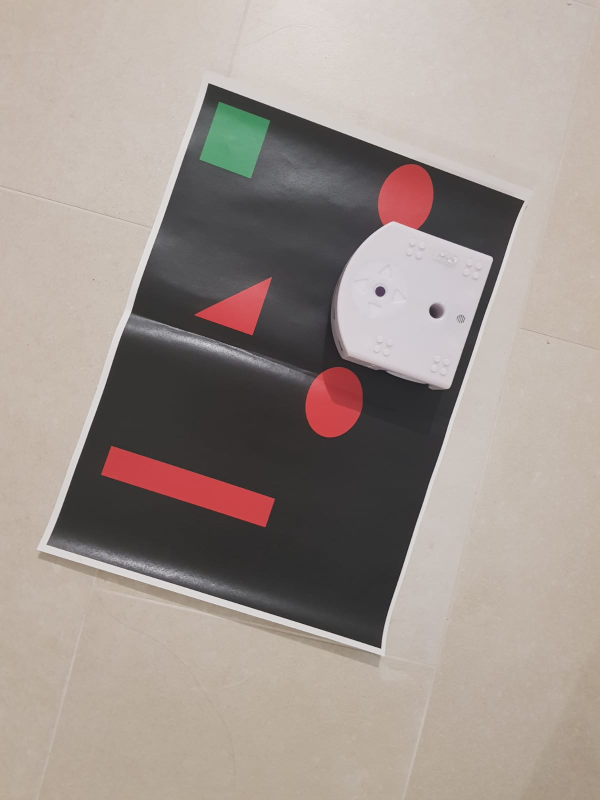
#> input picture Robotics-Vision/r2.jpg, 1200 x 1600 px (shown at 1/2 size)
$ python -i plot.py   (imports and definitions only)
#> lines starting #> are read from the running program, lines starting #| are printed output that depends on the picture; after the words box and inside, x2 and y2 are one past the last pixel; in counts of white or black regions, pixels touching at a corner belong together
#> further down, picture is the input picture: shape (1600, 1200, 3); mean B, G, R 142.2, 148.8, 159.9
### Robotics-Vision/vision.py
import cv2
import numpy as np
from skimage import feature, measure
from scipy.spatial import distance
import os
from heapq import heappush, heappop

WHITE = [255,255,255]
RED = [0,0,255]
GREEN = [0,255,0]
BLUE = [255,0,0]
BLACK = [0,0,0]

START = 1
ROBOT = 1
GOAL = -2
OBSTACLE = -1
BACKGROUND = 0

##################################################################################################

# [176 lines left out: functions get_object, get_color, setup_camera, get_image_from_camera, correct_camera_distortion, get_image_live and 3 more, not called in this run]

def largest_cc(mask: np.ndarray) -> np.ndarray:
    """
    Input: a binary mask
    Output: boolean mask of the largest connected component
    """
    if mask.dtype != np.uint8:
        mask = mask.astype(np.uint8)

    _, labels = cv2.connectedComponents(mask)
    counts = np.bincount(labels.ravel())
    counts[0] = 0  # disregard background
    largest_label = counts.argmax()
    lcc_mask = (labels == largest_label)
    return lcc_mask

# [87 lines left out: functions find_corners, order_points, compute_destination_size, correct_perspective, threshold_color, threshold_colors, not called in this run]

def filter_small_red(red_mask: np.ndarray, min_size: int) -> np.ndarray:
        if min_size == 1:
            return red_mask
        out_mask = np.zeros_like(red_mask)
        labels = measure.label(red_mask)
        for label in np.unique(labels):
            if label == 0:
                continue
            component = labels == label
            if np.sum(component) >= min_size:
                out_mask[component] = 1
        return out_mask

# [167 lines left out: functions fill_holes, filter_color_noise, threshold_image2, threshold_image, get_dominant_object, discretize_image and 2 more, not called in this run]

def get_grid(image: np.ndarray, grid_size=100, verbose=True, full_output=False)->np.ndarray:
    grid = discretize_image(image, grid_size, verbose, full_output)
    return grid


##################################################################################################

# [116 lines left out: functions get_centroids, find_nose_corners, get_midpoint, get_slope_intercept, get_nose, get_orientation, not called in this run]

##################################################################################################

def heuristic(a, b):
    #Euclidian Distance
    return np.linalg.norm(np.array(a) - np.array(b), 2)

# [63 lines left out: function a_star_search, not called in this run]

##################################################################################################
"""
def init(cam, sigma = 5, epsilon = 0.01, T_WL=190, T_RH=140, T_RL=120, T_GH=140, T_GL=120, min_size=5000, grid_size=200,
         threshold=25, minLineLength=20, maxLineGap=50):

    image = get_image_from_camera(cam) # camera calibration inside

    image = correct_perspective(image, sigma=sigma, epsilon=epsilon)

    image = threshold_image(image, T_WL, T_RH, T_RL, T_GH, T_GL, min_size)

    grid = get_grid(image, grid_size, verbose=True, full_output=False)

    grid_image = grid_to_image(grid)

    nose = get_nose(grid_image, sigma=sigma, threshold=threshold, minLineLength=minLineLength, maxLineGap=maxLineGap)

    c_obstacles = get_centroids(grid, "obstacle")
    c_robot = get_centroids(grid, "start")
    c_goal = get_centroids(grid, "goal")

    c_robot = c_robot.flatten()
    c_goal = c_goal.flatten()
    angle_rad, angle_deg = get_orientation(nose, c_robot)

    a_search_output = a_star_search(grid, c_robot, c_goal)

    return grid, c_robot, c_goal, c_obstacles, angle_rad, angle_deg, a_search_output
"""
# [25 lines left out: function update_vision, not called in this run]

### Robotics-Vision/plot.py
import numpy as np
import cv2
import matplotlib.pyplot as plt
from ipywidgets import interact, FloatSlider, IntSlider
from skimage import feature
from vision import largest_cc, find_corners, filter_small_red, find_nose_corners, get_midpoint, get_slope_intercept, get_centroids, get_orientation

from vision import BLACK, WHITE, RED, GREEN, BLUE, START, ROBOT, GOAL, OBSTACLE, BACKGROUND

# [121 lines left out: functions show_cv2_image, show_cv2_images, show_perspective, show_perspective_old, not called in this run]

def show_thresholds(image: np.ndarray, T_WL_init=190, T_RH_init=140, T_RL_init=120, T_GH_init=140, T_GL_init=120, min_size_init=1000):
#> called with T_WL_init = 190, T_RH_init = 140, T_RL_init = 120, T_GH_init = 140, T_GL_init = 120, min_size_init = 1000
    height, width, _ = image.shape
#> height = 1600; width = 1200
#> the sliders are set to T_WL = 190, T_RH = 140, T_RL = 120, T_GH = 140, T_GL = 120, min_size = 1000, x_coord = 600

    def update(T_WL, T_RH, T_RL, T_GH, T_GL, min_size, x_coord):
#> called with T_WL = 190, T_RH = 140, T_RL = 120, T_GH = 140, T_GL = 120, min_size = 1000, x_coord = 600
        red_mask = cv2.inRange(image, (0, 0, T_RL), (T_RH, T_RH, 255))
        red_threshold = np.zeros_like(image)
        red_threshold[red_mask > 0] = RED

        green_mask = cv2.inRange(image, (0, T_GL, 0), (T_GH, 255, T_GH))
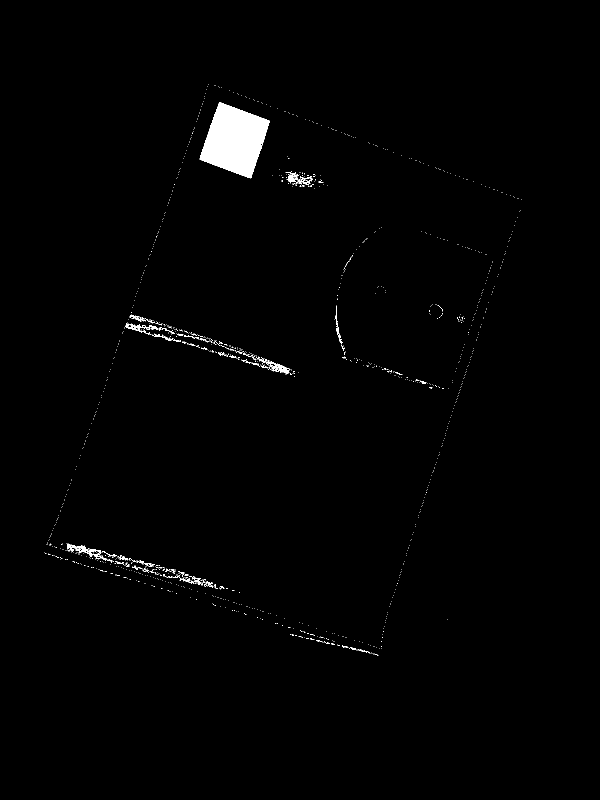
#> green_mask: shape (1600, 1200) (shown at 1/2 size); 1% white; 1225 white regions (1177 under 20 px), largest, box (x1, y1, x2, y2) and area: (399, 204, 539, 357) 13351, (134, 1087, 225, 1125) 588, (531, 720, 580, 749) 413
        green_threshold = np.zeros_like(image)
        green_threshold[green_mask > 0] = GREEN

        white_mask = cv2.inRange(image, (T_WL, T_WL, T_WL), (255, 255, 255))
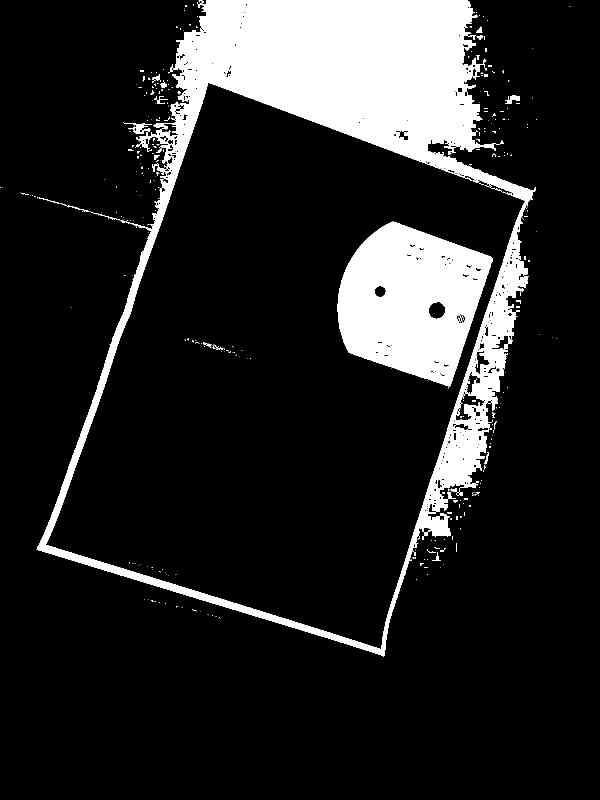
#> white_mask: shape (1600, 1200) (shown at 1/2 size); 14.7% white; 382 white regions (336 under 20 px), largest, box (x1, y1, x2, y2) and area: (73, 0, 1072, 1313) 210685, (675, 443, 985, 777) 68211, (1010, 191, 1040, 208) 280
        white_threshold = np.zeros_like(image)
        white_threshold[white_mask > 0] = WHITE

        combined_thresholds = np.zeros_like(image)
        combined_thresholds[red_mask > 0] = RED
        combined_thresholds[green_mask > 0] = GREEN
        combined_thresholds[white_mask > 0] = WHITE

        lcc_white_mask = largest_cc(white_mask)
#> in largest_cc, `_, labels = cv2.connectedComponents(mask)`:
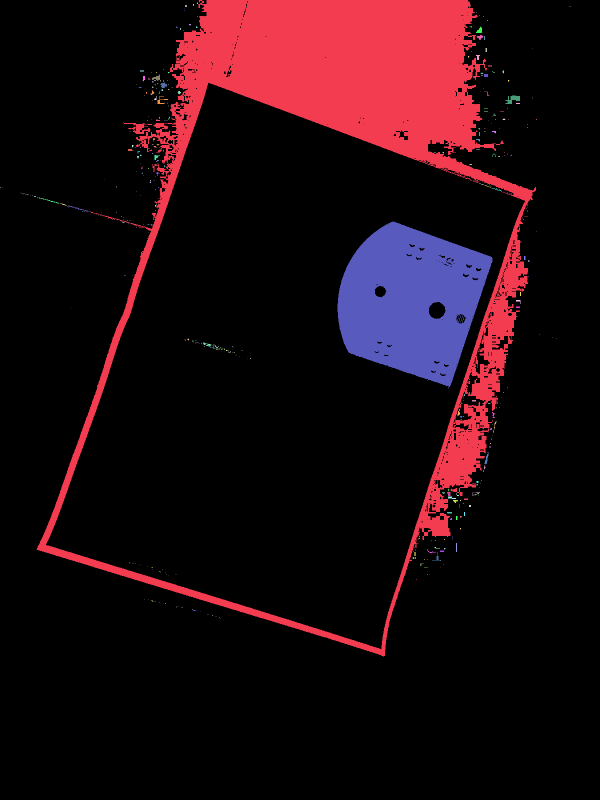
#> labels: shape (1600, 1200) int32 (shown at 1/2 size); 383 distinct labels, from 0 to 382; one colour per label, 0 black
#> in largest_cc, `counts = np.bincount(labels.ravel())`: counts = 383 values, max 1637373 at index 0, min 1 at index 6, mean 5013.1
#> in largest_cc, `largest_label = counts.argmax()`: largest_label = 1
#> in largest_cc, `lcc_mask = (labels == largest_label)`:
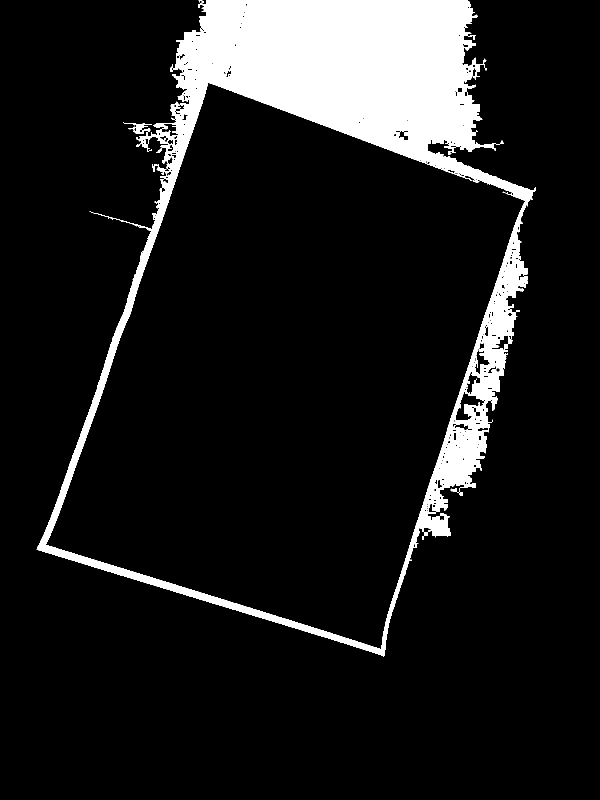
#> lcc_mask: shape (1600, 1200) bool (shown at 1/2 size); 11% white; 1 white region, box (x1, y1, x2, y2) and area: (73, 0, 1072, 1313) 210685
        lcc_green_mask = largest_cc(green_mask)
#> in largest_cc (call 2), `_, labels = cv2.connectedComponents(mask)`: labels: shape (1600, 1200) int32; 1226 distinct labels, from 0 to 1225
#> in largest_cc (call 2), `counts = np.bincount(labels.ravel())`: counts = 1226 values, max 1900520 at index 0, min 1 at index 1, mean 1566.1
#> in largest_cc (call 2), `largest_label = counts.argmax()`: largest_label = 25
#> in largest_cc (call 2), `lcc_mask = (labels == largest_label)`:
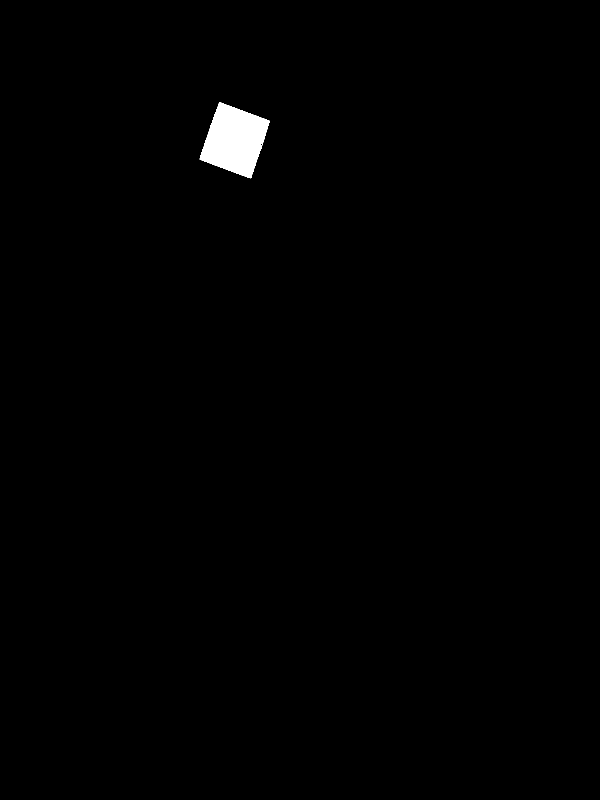
#> lcc_mask: shape (1600, 1200) bool (shown at 1/2 size); 0.7% white; 1 white region, box (x1, y1, x2, y2) and area: (399, 204, 539, 357) 13351
        filtered_red_mask = filter_small_red(np.all(combined_thresholds == RED, axis=-1), min_size)

        filtered_white = np.zeros_like(image)
        filtered_white[lcc_white_mask] = WHITE

        filtered_green = np.zeros_like(image)
        filtered_green[lcc_green_mask] = GREEN

        filtered_red = np.zeros_like(image)
        filtered_red[filtered_red_mask > 0] = RED

        x_coord = min(max(0, x_coord), width - 1)
#> x_coord = 600
        red_intensity = image[:, x_coord, 2]
#> red_intensity = 1600 values, max 227 at index 8, min 34 at index 1244, mean 112.9
        green_intensity = image[:, x_coord, 1]
#> green_intensity = 1600 values, max 219 at index 8, min 35 at index 1244, mean 108.2
        blue_intensity = image[:, x_coord, 0]
#> blue_intensity = 1600 values, max 216 at index 8, min 30 at index 1244, mean 104.9

        fig = plt.figure(figsize=(18, 18))
        fig.suptitle(f"Threshold Visualization (T_WL={T_WL}, T_RH={T_RH}, T_RL={T_RL}, "
                     f"T_GH={T_GH}, T_GL={T_GL}, min_size={min_size}, x={x_coord})", fontsize=16)

        ax1 = fig.add_subplot(3, 3, 1)
        ax1.imshow(cv2.cvtColor(white_threshold, cv2.COLOR_BGR2RGB))
        ax1.set_title("White Threshold")
        ax1.axis("off")

        ax2 = fig.add_subplot(3, 3, 2)
        ax2.imshow(cv2.cvtColor(red_threshold, cv2.COLOR_BGR2RGB))
        ax2.set_title("Red Threshold")
        ax2.axis("off")

        ax3 = fig.add_subplot(3, 3, 3)
        ax3.imshow(cv2.cvtColor(green_threshold, cv2.COLOR_BGR2RGB))
        ax3.set_title("Green Threshold")
        ax3.axis("off")

        ax4 = fig.add_subplot(3, 3, 4)
        ax4.imshow(cv2.cvtColor(image, cv2.COLOR_BGR2RGB))
        ax4.set_title("Input Image")
        ax4.axis("on")

        gs = fig.add_gridspec(3, 3)
        gs_bottom = gs[1, 1].subgridspec(3, 1)
        ax_r = fig.add_subplot(gs_bottom[0])
        ax_r.plot(red_intensity, color='red')
        ax_r.set_xlim([0, height])
        ax_r.set_ylabel("Red Intensity")
        ax_g = fig.add_subplot(gs_bottom[1])
        ax_g.plot(green_intensity, color='green')
        ax_g.set_xlim([0, height])
        ax_g.set_ylabel("Green Intensity")
        ax_b = fig.add_subplot(gs_bottom[2])
        ax_b.plot(blue_intensity, color='blue')
        ax_b.set_xlim([0, height])
        ax_b.set_xlabel("Y Coordinate")
        ax_b.set_ylabel("Blue Intensity")

        ax5 = fig.add_subplot(3, 3, 6)
        ax5.imshow(cv2.cvtColor(combined_thresholds, cv2.COLOR_BGR2RGB))
        ax5.set_title("Combined Thresholds")
        ax5.axis("on")

        ax6 = fig.add_subplot(3, 3, 7)
        ax6.imshow(cv2.cvtColor(filtered_white, cv2.COLOR_BGR2RGB))
        ax6.set_title("LCC White")
        ax6.axis("off")

        ax7 = fig.add_subplot(3, 3, 8)
        ax7.imshow(cv2.cvtColor(filtered_red, cv2.COLOR_BGR2RGB))
        ax7.set_title("Min Size Red")
        ax7.axis("off")

        ax8 = fig.add_subplot(3, 3, 9)
        ax8.imshow(cv2.cvtColor(filtered_green, cv2.COLOR_BGR2RGB))
        ax8.set_title("LCC Green")
        ax8.axis("off")

        plt.tight_layout()
        plt.show()
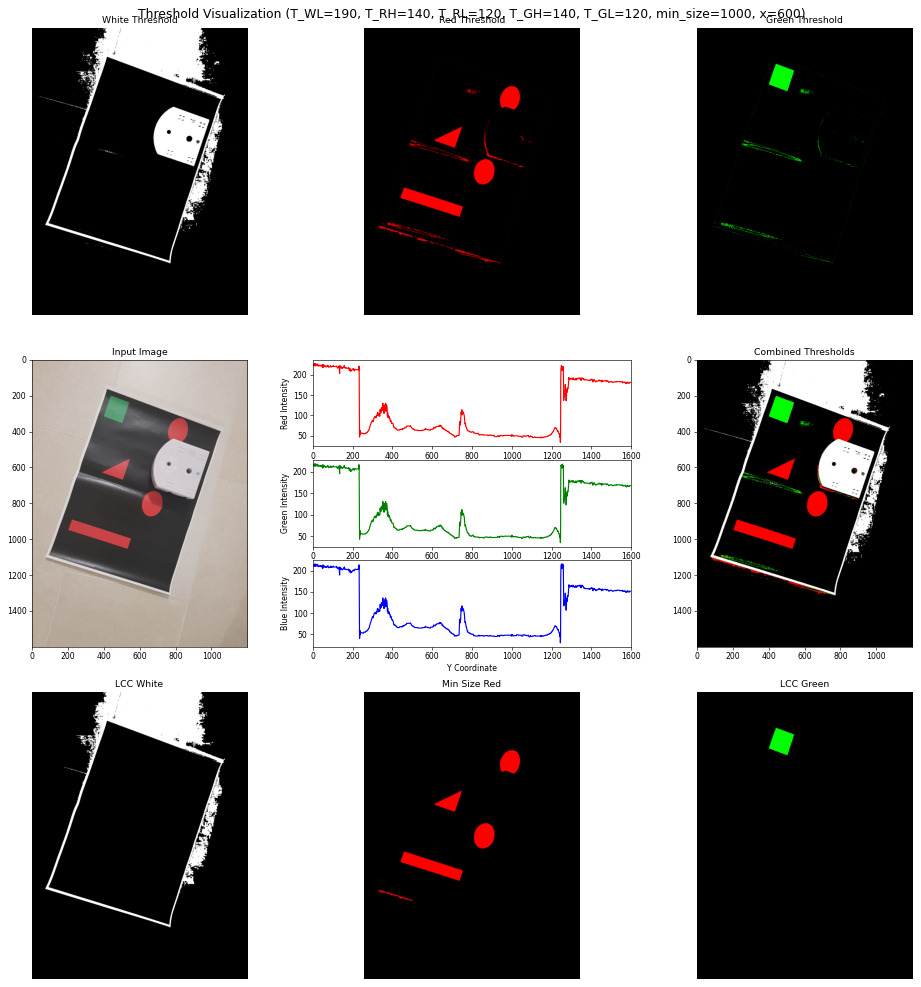
#> figure drawn by matplotlib, 11 panels; panel 5: curve peaks at x = 8, y = 227; panel 6: curve peaks at x = 8, y = 219; panel 7: curve peaks at x = 8, y = 216

    interact(
        update,
        T_WL=IntSlider(value=T_WL_init, min=0, max=255, step=1, description='T_WL'),
        T_RH=IntSlider(value=T_RH_init, min=0, max=255, step=1, description='T_RH'),
        T_RL=IntSlider(value=T_RL_init, min=0, max=255, step=1, description='T_RL'),
        T_GH=IntSlider(value=T_GH_init, min=0, max=255, step=1, description='T_GH'),
        T_GL=IntSlider(value=T_GL_init, min=0, max=255, step=1, description='T_GL'),
        min_size=IntSlider(value=min_size_init, min=1, max=3000, step=100, description='Min Size'),
        x_coord=IntSlider(value=width // 2, min=0, max=width - 1, step=1, description='X Coord')
    )


# [136 lines left out: functions show_grid, show_nose, not called in this run]

# image threshold=100, minLineLength=120, maxLineGap=200
# grid_image threshold=20, minLineLength=20, maxLineGap=50

>>> import cv2
>>> picture = cv2.imread('r2.jpg')
>>> result = show_thresholds(picture)
